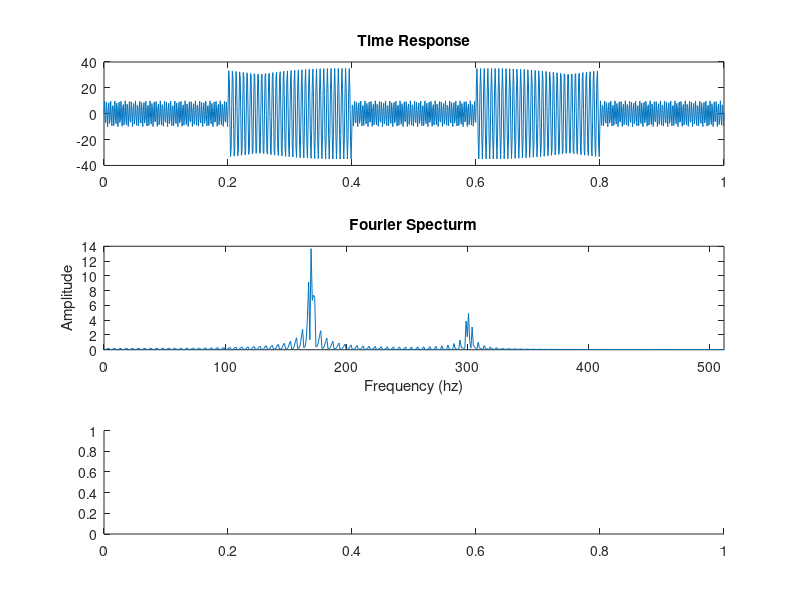

The MATLAB script that drew this image: (Note: this script raises an error after producing the figure.)
%Time varient singal alternating between frequency 300hz and 450hz
close all; clc; clear;
observe_time = 1;
sample_freq = 1024;
n_sample_pt = observe_time * sample_freq + 1;
time_line = linspace(0, 1, n_sample_pt);
dt = 1/sample_freq;
f1 = 300;
f2 = 170;
a1 = 10;
a2 = 35;

signal = zeros([n_sample_pt, 1]);
for i = 1:n_sample_pt
    t = dt*(i-1);
    if t <= 0.2 || and(t>0.4, t<=0.6) || and(t>0.8, t<=1)
        signal(i) = a1 * sin(2*pi*f1*t);
    else
        signal(i) = a2 * sin(2*pi*f2*t);
    end
end

figure;
subplot(3, 1, 1);
plot(time_line, signal);
title("Time Response");

subplot(3, 1, 2);
plot(abs(2*fft(signal)/n_sample_pt));
xlim([0, 512]);
title("Fourier Specturm");
ylabel("Amplitude")
xlabel("Frequency (hz)");

subplot(3, 1, 3);
spectrogram(signal, hann(128), [], [], sample_freq, "yaxis"); %not giving argument noverlap and f
title("Spectrogram")
ylabel("Frequency")
xlabel("Time (ms)")


